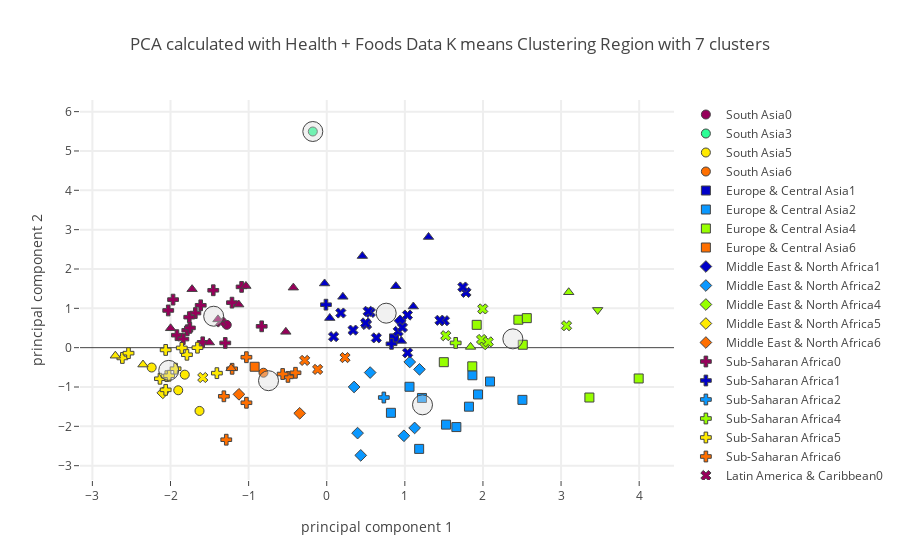

The code cell stored with this chart in its notebook:
### Code cell
plot_plotly(protein_group_merged_stunting_ow_master_df,"Region",region_centers_health,7,"Health + Foods",'')

### Figure 1 — Plotly figure (JSON) as saved in the notebook; plotly's stock layout.template omitted (floating-point values rounded to 4 significant figures)
{"data": [{"marker": {"color": "rgb(150,0,90)", "line": {"width": 1}, "size": 9, "symbol": 0}, "mode": "markers", "name": "South Asia0", "text": ["Sri Lanka"], "type": "scatter", "uid": "f0cc1fce-2f1e-414d-b61f-f7d2cfc88712", "x": [-1.28], "y": [0.5799]}, {"marker": {"color": "rgb(0,0,200)", "line": {"width": 1}, "size": 9, "symbol": 0}, "mode": "markers", "name": "South Asia1", "text": [], "type": "scatter", "uid": "bc0813b3-f312-49e6-a120-cea002f1c7f4", "x": [], "y": []}, {"marker": {"color": "rgb(10,152,255)", "line": {"width": 1}, "size": 9, "symbol": 0}, "mode": "markers", "name": "South Asia2", "text": [], "type": "scatter", "uid": "ab963a2c-fcbd-4fa1-b48e-347851d5e8dd", "x": [], "y": []}, {"marker": {"color": "rgb(44,255,150)", "line": {"width": 1}, "size": 9, "symbol": 0}, "mode": "markers", "name": "South Asia3", "text": ["Maldives"], "type": "scatter", "uid": "e2fecab0-b121-4a89-99d1-50463066d0f6", "x": [-0.1782], "y": [5.495]}, {"marker": {"color": "rgb(151,255,0)", "line": {"width": 1}, "size": 9, "symbol": 0}, "mode": "markers", "name": "South Asia4", "text": [], "type": "scatter", "uid": "d2ac9d78-501f-4048-b794-7547653ef56e", "x": [], "y": []}, {"marker": {"color": "rgb(255,234,0)", "line": {"width": 1}, "size": 9, "symbol": 0}, "mode": "markers", "name": "South Asia5", "text": ["Afghanistan", "Bangladesh", "India", "Nepal"], "type": "scatter", "uid": "30584de1-2e2d-4007-9475-1531309040e1", "x": [-1.629, -2.241, -1.817, -1.901], "y": [-1.608, -0.5048, -0.6863, -1.083]}, {"marker": {"color": "rgb(255,111,0)", "line": {"width": 1}, "size": 9, "symbol": 0}, "mode": "markers", "name": "South Asia6", "text": ["Pakistan"], "type": "scatter", "uid": "d295af24-537c-4dbf-a79b-074100476a7a", "x": [-0.81], "y": [-0.637]}, {"marker": {"color": "rgb(150,0,90)", "line": {"width": 1}, "size": 9, "symbol": 1}, "mode": "markers", "name": "Europe & Central Asia0", "text": [], "type": "scatter", "uid": "e6376190-1e37-4af3-bf46-7249e44a574c", "x": [], "y": []}, {"marker": {"color": "rgb(0,0,200)", "line": {"width": 1}, "size": 9, "symbol": 1}, "mode": "markers", "name": "Europe & Central Asia1", "text": ["Republic of Moldova"], "type": "scatter", "uid": "7e0fc6e6-052c-4db7-ac4d-2514e0ae61cf", "x": [0.8618], "y": [0.2355]}, {"marker": {"color": "rgb(10,152,255)", "line": {"width": 1}, "size": 9, "symbol": 1}, "mode": "markers", "name": "Europe & Central Asia2", "text": ["Armenia", "Azerbaijan", "Bosnia and Herzegovina", "Bulgaria", "Georgia", "Kyrgyzstan", "Romania", "Turkey", "Turkmenistan", "Ukraine", "Uzbekistan"], "type": "scatter", "uid": "ddfdbb2e-7d4d-4a81-bc1b-9aa0430c24aa", "x": [2.091, 1.183, 1.821, 1.865, 1.66, 1.06, 1.937, 1.528, 1.219, 2.505, 0.8219], "y": [-0.8608, -2.573, -1.5, -0.7013, -2.018, -0.9944, -1.189, -1.956, -1.279, -1.327, -1.656]}, {"marker": {"color": "rgb(44,255,150)", "line": {"width": 1}, "size": 9, "symbol": 1}, "mode": "markers", "name": "Europe & Central Asia3", "text": [], "type": "scatter", "uid": "1ecb3116-efec-43bd-bd4c-e29f78df34e4", "x": [], "y": []}, {"marker": {"color": "rgb(151,255,0)", "line": {"width": 1}, "size": 9, "symbol": 1}, "mode": "markers", "name": "Europe & Central Asia4", "text": ["Albania", "Belarus", "Czechia", "Germany", "Kazakhstan", "Montenegro", "Serbia", "Republic of North Macedonia"], "type": "scatter", "uid": "ae9ff7ed-917d-4c95-a9e9-d9d311563773", "x": [3.363, 2.454, 1.92, 2.561, 2.51, 3.994, 1.863, 1.499], "y": [-1.267, 0.7105, 0.5804, 0.7503, 0.07444, -0.783, -0.4745, -0.3689]}, {"marker": {"color": "rgb(255,234,0)", "line": {"width": 1}, "size": 9, "symbol": 1}, "mode": "markers", "name": "Europe & Central Asia5", "text": [], "type": "scatter", "uid": "9e7035f1-cc91-4a7a-bc38-5b5f52874324", "x": [], "y": []}, {"marker": {"color": "rgb(255,111,0)", "line": {"width": 1}, "size": 9, "symbol": 1}, "mode": "markers", "name": "Europe & Central Asia6", "text": ["Tajikistan"], "type": "scatter", "uid": "4d3b602a-62b6-4e30-bf0b-26b2feee7b30", "x": [-0.9231], "y": [-0.4854]}, {"marker": {"color": "rgb(150,0,90)", "line": {"width": 1}, "size": 9, "symbol": 2}, "mode": "markers", "name": "Middle East & North Africa0", "text": [], "type": "scatter", "uid": "96c4d0d5-9989-485b-b6b3-5dd91f6f8321", "x": [], "y": []}, {"marker": {"color": "rgb(0,0,200)", "line": {"width": 1}, "size": 9, "symbol": 2}, "mode": "markers", "name": "Middle East & North Africa1", "text": ["Oman"], "type": "scatter", "uid": "5fd33a3e-17bf-4d45-9f86-97bd6403d0fe", "x": [0.9397], "y": [0.6818]}, {"marker": {"color": "rgb(10,152,255)", "line": {"width": 1}, "size": 9, "symbol": 2}, "mode": "markers", "name": "Middle East & North Africa2", "text": ["Algeria", "Egypt", "Iran (Islamic Republic of)", "Jordan", "Lebanon", "Morocco", "Saudi Arabia", "Tunisia"], "type": "scatter", "uid": "9825eb8f-fb17-46e9-9d83-ffb6b8f57399", "x": [0.988, 0.4355, 0.3506, 0.5563, 1.187, 0.395, 1.063, 1.125], "y": [-2.24, -2.738, -0.9991, -0.633, -0.5512, -2.172, -0.3642, -2.041]}, {"marker": {"color": "rgb(44,255,150)", "line": {"width": 1}, "size": 9, "symbol": 2}, "mode": "markers", "name": "Middle East & North Africa3", "text": [], "type": "scatter", "uid": "daf940a1-a9ee-4b98-9a34-50dbc3d01443", "x": [], "y": []}, {"marker": {"color": "rgb(151,255,0)", "line": {"width": 1}, "size": 9, "symbol": 2}, "mode": "markers", "name": "Middle East & North Africa4", "text": ["Kuwait"], "type": "scatter", "uid": "9237312b-98fe-46a7-8f9f-a16f8f89b870", "x": [2.029], "y": [0.09389]}, {"marker": {"color": "rgb(255,234,0)", "line": {"width": 1}, "size": 9, "symbol": 2}, "mode": "markers", "name": "Middle East & North Africa5", "text": ["Yemen"], "type": "scatter", "uid": "77547834-858c-487d-8936-aee6aef33e47", "x": [-2.099], "y": [-1.149]}, {"marker": {"color": "rgb(255,111,0)", "line": {"width": 1}, "size": 9, "symbol": 2}, "mode": "markers", "name": "Middle East & North Africa6", "text": ["Djibouti", "Iraq"], "type": "scatter", "uid": "d4b0f80c-e088-4059-bc82-6b5a65986696", "x": [-1.124, -0.3461], "y": [-1.186, -1.669]}, {"marker": {"color": "rgb(150,0,90)", "line": {"width": 1}, "size": 9, "symbol": 3}, "mode": "markers", "name": "Sub-Saharan Africa0", "text": ["Angola", "Benin", "Cameroon", "Central African Republic", "Congo", "Côte d'Ivoire", "Ghana", "Liberia", "Namibia", "Rwanda", "Sao Tome and Principe", "Senegal", "Sierra Leone", "Uganda", "United Republic of Tanzania"], "type": "scatter", "uid": "2dd50249-0bc2-414c-8bf2-1d24889f09f2", "x": [-1.682, -1.785, -1.587, -1.967, -1.09, -1.76, -1.453, -1.918, -0.8327, -2.029, -1.213, -1.299, -1.752, -1.613, -1.836], "y": [0.8798, 0.4422, 0.1363, 1.222, 1.545, 0.7755, 1.459, 0.3176, 0.5429, 0.9464, 1.144, 0.1201, 0.5024, 1.077, 0.2185]}, {"marker": {"color": "rgb(0,0,200)", "line": {"width": 1}, "size": 9, "symbol": 3}, "mode": "markers", "name": "Sub-Saharan Africa1", "text": ["Gabon", "Mauritius"], "type": "scatter", "uid": "ab1c182c-40d7-4a0f-8605-411601a6699e", "x": [-0.00999, 0.8297], "y": [1.093, 0.09742]}, {"marker": {"color": "rgb(10,152,255)", "line": {"width": 1}, "size": 9, "symbol": 3}, "mode": "markers", "name": "Sub-Saharan Africa2", "text": ["South Africa"], "type": "scatter", "uid": "85e22344-66a5-45cf-9920-b75064f56c95", "x": [0.7311], "y": [-1.267]}, {"marker": {"color": "rgb(44,255,150)", "line": {"width": 1}, "size": 9, "symbol": 3}, "mode": "markers", "name": "Sub-Saharan Africa3", "text": [], "type": "scatter", "uid": "d5bd8252-5b4f-4cc6-946a-fa409a3cdc8c", "x": [], "y": []}, {"marker": {"color": "rgb(151,255,0)", "line": {"width": 1}, "size": 9, "symbol": 3}, "mode": "markers", "name": "Sub-Saharan Africa4", "text": ["Sudan"], "type": "scatter", "uid": "9f159d36-1396-4f7f-9f37-39b91548d9f2", "x": [1.651], "y": [0.1204]}, {"marker": {"color": "rgb(255,234,0)", "line": {"width": 1}, "size": 9, "symbol": 3}, "mode": "markers", "name": "Sub-Saharan Africa5", "text": ["Chad", "Ethiopia", "Gambia", "Guinea", "Guinea-Bissau", "Madagascar", "Malawi", "Mozambique", "Niger", "Nigeria", "Togo", "Zambia"], "type": "scatter", "uid": "7a144f22-6dcb-482e-8c0a-0030d703fd01", "x": [-2.135, -2.062, -1.406, -1.79, -1.655, -2.616, -2.048, -2.062, -2.018, -2.538, -1.856, -1.935], "y": [-0.7897, -1.072, -0.6479, -0.1801, -0.0003974, -0.2618, -0.724, -0.05744, -0.7139, -0.1392, -0.006796, -0.5347]}, {"marker": {"color": "rgb(255,111,0)", "line": {"width": 1}, "size": 9, "symbol": 3}, "mode": "markers", "name": "Sub-Saharan Africa6", "text": ["Botswana", "Burkina Faso", "Kenya", "Lesotho", "Mali", "Mauritania", "Eswatini", "Zimbabwe"], "type": "scatter", "uid": "7fd1677f-86ca-424c-a3f0-97c8397863fa", "x": [-0.3999, -1.317, -1.028, -1.286, -1.028, -0.4965, -0.5644, -1.211], "y": [-0.6384, -1.236, -0.2425, -2.34, -1.401, -0.7427, -0.67, -0.5367]}, {"marker": {"color": "rgb(150,0,90)", "line": {"width": 1}, "size": 9, "symbol": 4}, "mode": "markers", "name": "Latin America & Caribbean0", "text": ["Haiti"], "type": "scatter", "uid": "46676340-b313-499f-b6f0-e36caae2c72d", "x": [-1.355], "y": [0.6523]}, {"marker": {"color": "rgb(0,0,200)", "line": {"width": 1}, "size": 9, "symbol": 4}, "mode": "markers", "name": "Latin America & Caribbean1", "text": ["Barbados", "Belize", "Bolivia (Plurinational State of)", "Colombia", "Costa Rica", "Dominican Republic", "Ecuador", "Guyana", "Jamaica", "Mexico", "Panama", "Peru", "Saint Lucia", "Suriname", "Trinidad and Tobago", "Venezuela (Bolivarian Republic of)"], "type": "scatter", "uid": "288a6421-d90c-4acc-acea-9bf7d2ea31aa", "x": [1.783, 0.3369, 0.6352, 0.5584, 1.507, 0.5301, 0.5094, 0.4978, 1.034, 1.035, 0.9149, 0.08766, 1.743, 0.1804, 1.449, 0.9693], "y": [1.404, 0.4458, 0.2486, 0.8943, 0.685, 0.9246, 0.5888, 0.6285, 0.8288, -0.1313, 0.4126, 0.2794, 1.541, 0.8808, 0.6957, 0.5141]}, {"marker": {"color": "rgb(10,152,255)", "line": {"width": 1}, "size": 9, "symbol": 4}, "mode": "markers", "name": "Latin America & Caribbean2", "text": [], "type": "scatter", "uid": "8c309448-d2c7-4364-a08c-561dd4766279", "x": [], "y": []}, {"marker": {"color": "rgb(44,255,150)", "line": {"width": 1}, "size": 9, "symbol": 4}, "mode": "markers", "name": "Latin America & Caribbean3", "text": [], "type": "scatter", "uid": "f27d082c-3958-46b2-b4f7-4020fff3d0ff", "x": [], "y": []}, {"marker": {"color": "rgb(151,255,0)", "line": {"width": 1}, "size": 9, "symbol": 4}, "mode": "markers", "name": "Latin America & Caribbean4", "text": ["Argentina", "Brazil", "Chile", "Paraguay", "Uruguay"], "type": "scatter", "uid": "2adc8e05-0c89-4120-84c5-3bbbd3653b83", "x": [3.07, 1.997, 1.982, 1.524, 2.067], "y": [0.5579, 0.9849, 0.2082, 0.3043, 0.1477]}, {"marker": {"color": "rgb(255,234,0)", "line": {"width": 1}, "size": 9, "symbol": 4}, "mode": "markers", "name": "Latin America & Caribbean5", "text": ["Guatemala"], "type": "scatter", "uid": "5b0ac517-fa66-4d4a-8439-44a1d4a24909", "x": [-1.587], "y": [-0.7588]}, {"marker": {"color": "rgb(255,111,0)", "line": {"width": 1}, "size": 9, "symbol": 4}, "mode": "markers", "name": "Latin America & Caribbean6", "text": ["El Salvador", "Honduras", "Nicaragua"], "type": "scatter", "uid": "037dba05-1c6a-4ed6-ba88-ec23ca4c3f9d", "x": [0.2343, -0.2824, -0.1164], "y": [-0.2521, -0.3243, -0.5526]}, {"marker": {"color": "rgb(150,0,90)", "line": {"width": 1}, "size": 9, "symbol": 5}, "mode": "markers", "name": "East Asia & Pacific0", "text": ["Cambodia", "Democratic People's Republic of Korea", "Kiribati", "Myanmar", "Philippines", "Solomon Islands", "Vanuatu", "Viet Nam"], "type": "scatter", "uid": "8cb8881e-21f3-4b46-89e9-dcd74828f9b4", "x": [-1.999, -1.502, -0.4276, -1.127, -1.392, -1.724, -1.035, -0.5235], "y": [0.4925, 0.1303, 1.526, 1.096, 0.719, 1.486, 1.568, 0.4022]}, {"marker": {"color": "rgb(0,0,200)", "line": {"width": 1}, "size": 9, "symbol": 5}, "mode": "markers", "name": "East Asia & Pacific1", "text": ["Brunei Darussalam", "China", "Fiji", "Japan", "Malaysia", "Republic of Korea", "Samoa", "Thailand"], "type": "scatter", "uid": "4fac231e-a339-4d18-84c6-4c6a32489aee", "x": [1.109, 0.9558, 0.2066, 0.4562, -0.02738, 0.8848, 1.303, 0.03895], "y": [1.046, 0.172, 1.293, 2.329, 1.632, 1.561, 2.813, 0.7529]}, {"marker": {"color": "rgb(10,152,255)", "line": {"width": 1}, "size": 9, "symbol": 5}, "mode": "markers", "name": "East Asia & Pacific2", "text": [], "type": "scatter", "uid": "857f8846-3273-446a-8afa-5057859731d8", "x": [], "y": []}, {"marker": {"color": "rgb(44,255,150)", "line": {"width": 1}, "size": 9, "symbol": 5}, "mode": "markers", "name": "East Asia & Pacific3", "text": [], "type": "scatter", "uid": "dc8fe846-5d31-4a33-aa56-29a8e608b588", "x": [], "y": []}, {"marker": {"color": "rgb(151,255,0)", "line": {"width": 1}, "size": 9, "symbol": 5}, "mode": "markers", "name": "East Asia & Pacific4", "text": ["Australia", "Mongolia"], "type": "scatter", "uid": "1139597c-17b5-4ae1-9363-72e1355a296f", "x": [3.098, 1.842], "y": [1.409, 0.01944]}, {"marker": {"color": "rgb(255,234,0)", "line": {"width": 1}, "size": 9, "symbol": 5}, "mode": "markers", "name": "East Asia & Pacific5", "text": ["Lao People's Democratic Republic", "Timor-Leste"], "type": "scatter", "uid": "a4143e69-6bd9-4422-a86d-0335019c79cf", "x": [-2.352, -2.706], "y": [-0.4297, -0.2039]}, {"marker": {"color": "rgb(255,111,0)", "line": {"width": 1}, "size": 9, "symbol": 5}, "mode": "markers", "name": "East Asia & Pacific6", "text": ["Indonesia"], "type": "scatter", "uid": "d1b1a61f-5fea-488c-ada5-f7c4a3a5eac3", "x": [-1.224], "y": [-0.5226]}, {"marker": {"color": "rgb(150,0,90)", "line": {"width": 1}, "size": 9, "symbol": 6}, "mode": "markers", "name": "North America0", "text": [], "type": "scatter", "uid": "560a48de-f0da-4d4c-b039-8e2453fb54ed", "x": [], "y": []}, {"marker": {"color": "rgb(0,0,200)", "line": {"width": 1}, "size": 9, "symbol": 6}, "mode": "markers", "name": "North America1", "text": [], "type": "scatter", "uid": "3fe8255c-0668-461c-a1cf-bf9e490cd402", "x": [], "y": []}, {"marker": {"color": "rgb(10,152,255)", "line": {"width": 1}, "size": 9, "symbol": 6}, "mode": "markers", "name": "North America2", "text": [], "type": "scatter", "uid": "71e6f721-0cf6-4028-9415-53c48b474824", "x": [], "y": []}, {"marker": {"color": "rgb(44,255,150)", "line": {"width": 1}, "size": 9, "symbol": 6}, "mode": "markers", "name": "North America3", "text": [], "type": "scatter", "uid": "60362836-20e9-459f-9bca-7466a2287167", "x": [], "y": []}, {"marker": {"color": "rgb(151,255,0)", "line": {"width": 1}, "size": 9, "symbol": 6}, "mode": "markers", "name": "North America4", "text": ["United States of America"], "type": "scatter", "uid": "989825b8-d63f-4fff-88a5-c5345d608973", "x": [3.469], "y": [0.9598]}, {"marker": {"color": "rgb(255,234,0)", "line": {"width": 1}, "size": 9, "symbol": 6}, "mode": "markers", "name": "North America5", "text": [], "type": "scatter", "uid": "776e51bf-6383-45bd-9033-b0104c4d33ae", "x": [], "y": []}, {"marker": {"color": "rgb(255,111,0)", "line": {"width": 1}, "size": 9, "symbol": 6}, "mode": "markers", "name": "North America6", "text": [], "type": "scatter", "uid": "fbb69106-8340-48cc-91dd-50182118eb08", "x": [], "y": []}, {"marker": {"color": "rgba(220, 220, 220, .4)", "line": {"width": 1}, "size": 20}, "mode": "markers", "name": "Center", "type": "scatter", "uid": "ad39b2a3-d75d-4d16-980c-25463f0bf2e9", "x": [-1.447, 0.7614, 1.226, -0.1782, 2.383, -2.023, -0.7452], "y": [0.7992, 0.8767, -1.453, 5.495, 0.2237, -0.5776, -0.8398]}], "layout": {"hovermode": "closest", "showlegend": true, "title": {"text": "PCA calculated with Health + Foods Data K means Clustering Region with 7 clusters"}, "xaxis": {"gridwidth": 2, "ticklen": 5, "title": {"text": "principal component 1"}, "zeroline": false}, "yaxis": {"gridwidth": 2, "ticklen": 5, "title": {"text": "principal component 2"}}}}
